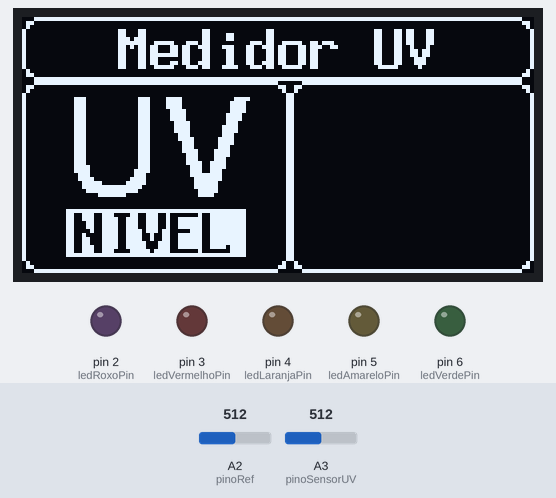
The sketch below on a simulated Arduino Uno, built with avr-gcc and run on an emulated ATmega328P. Parts: 128×64 one-colour display, output pins drawn as LEDs (lit = HIGH). The test bench sets the inputs (shaded band); at power-on: A2 (pinoRef) = 512, A3 (pinoSensorUV) = 512. What the sketch prints to the serial monitor is not drawn.

Above: at 1.2 s.
1.3 s: A2 (pinoRef) set to 716
At 2.6 s:
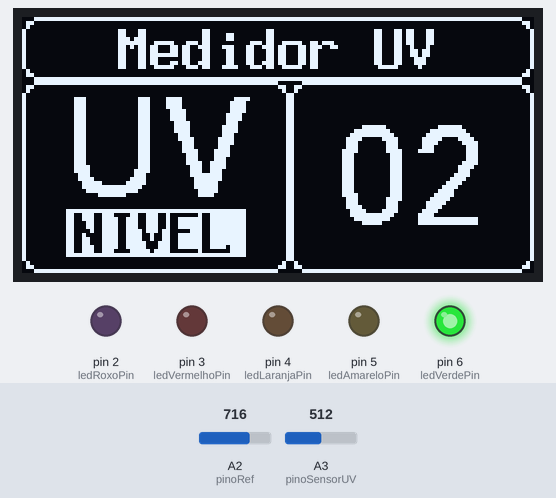
3.1 s: A2 (pinoRef) set to 511
At 4.0 s:
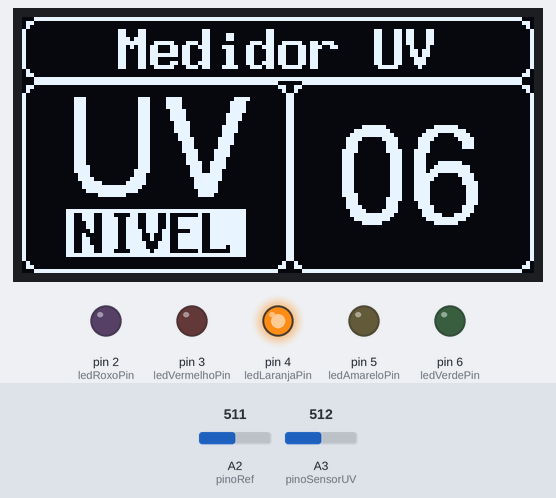
5.2 s: A2 (pinoRef) set to 306
At 6.7 s:
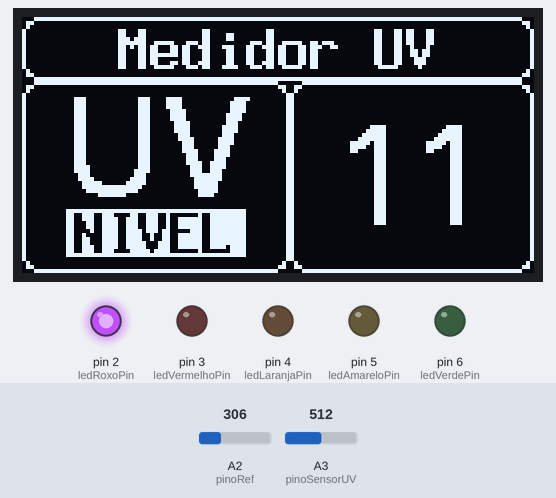
Timing chart, 0 to 8.2 s (numbered marks = the images above; inputs shaded):
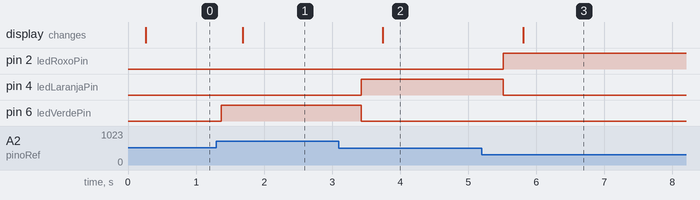

Measured:
- after the input at 1.3 s, pin 6 (ledVerdePin): LOW → HIGH after 0.07 s; the display: changes after 0.38 s (image 1)
- after the input at 3.1 s, pin 4 (ledLaranjaPin): LOW → HIGH after 0.32 s; pin 6 (ledVerdePin): HIGH → LOW after 0.32 s; the display: changes after 0.65 s (image 2)
- after the input at 5.2 s, pin 2 (ledRoxoPin): LOW → HIGH after 0.32 s; pin 4 (ledLaranjaPin): HIGH → LOW after 0.32 s; the display: changes after 0.61 s (image 3)

The sketch:

arduino.ino
```cpp
#include <U8glib.h>

int pinoSensorUV = A3, pinoRef = A2, pinoTemp = A2;
float valorSensorUV, tensaoConvertida, valorSensorRef, temperatura;
String nivelUV = "00";
const float BETA = 3950;

int ledVerdePin = 6;
int ledAmareloPin = 5;
int ledLaranjaPin = 4;
int ledVermelhoPin = 3;
int ledRoxoPin = 2;

U8GLIB_SSD1306_128X64 u8g(U8G_I2C_OPT_NO_ACK);

void setup(void) {
  Serial.begin(9600);
  pinMode(pinoSensorUV, INPUT);
  pinMode(pinoRef, INPUT);
  pinMode(ledVerdePin, OUTPUT);
  pinMode(ledAmareloPin, OUTPUT);
  pinMode(ledLaranjaPin, OUTPUT);
  pinMode(ledVermelhoPin, OUTPUT);
  pinMode(ledRoxoPin, OUTPUT);

  if ( u8g.getMode() == U8G_MODE_R3G3B2 )
    u8g.setColorIndex(255);
  else if (u8g.getMode() == U8G_MODE_GRAY2BIT )
    u8g.setColorIndex(3);
  else if (u8g.getMode() == U8G_MODE_BW )
    u8g.setColorIndex(1);
  else if (u8g.getMode() == U8G_MODE_HICOLOR )
    u8g.setHiColorByRGB(255, 255, 255);
}

void loop(void) {
  Nivel_UV();
  Mostrar_Nivel_UV();
  delay(200);
}

void Nivel_UV() {
  valorSensorUV = analogRead(pinoSensorUV);
  valorSensorRef = analogRead(pinoRef);

  float celsius = 1 / (log(1 / (1023. / valorSensorRef - 1)) / BETA + 1.0 / 298.15) - 273.15;

  if (celsius >= 0 && celsius <= 19.9) {
    nivelUV = "02";
    digitalWrite(ledVerdePin, HIGH);
    digitalWrite(ledAmareloPin, LOW);
    digitalWrite(ledLaranjaPin, LOW);
    digitalWrite(ledVermelhoPin, LOW);
    digitalWrite(ledRoxoPin, LOW);
  }
  else if (celsius >= 20.0 && celsius <= 24.9) {
    nivelUV = "04";
    digitalWrite(ledVerdePin, LOW);
    digitalWrite(ledAmareloPin, HIGH);
    digitalWrite(ledLaranjaPin, LOW);
    digitalWrite(ledVermelhoPin, LOW);
    digitalWrite(ledRoxoPin, LOW);
  }
  else if (celsius >= 25.0 && celsius <= 34.9) {
    nivelUV = "06";
    digitalWrite(ledVerdePin, LOW);
    digitalWrite(ledAmareloPin, LOW);
    digitalWrite(ledLaranjaPin, HIGH);
    digitalWrite(ledVermelhoPin, LOW);
    digitalWrite(ledRoxoPin, LOW);
  }
  else if (celsius >= 35.0 && celsius <= 40.0) {
    nivelUV = "09";
    digitalWrite(ledVerdePin, LOW);
    digitalWrite(ledAmareloPin, LOW);
    digitalWrite(ledLaranjaPin, LOW);
    digitalWrite(ledVermelhoPin, HIGH);
    digitalWrite(ledRoxoPin, LOW);
  }
  else if (celsius >= 40.0 && celsius <= 80.0){
    nivelUV = "11";
    digitalWrite(ledVerdePin, LOW);
    digitalWrite(ledAmareloPin, LOW);
    digitalWrite(ledLaranjaPin, LOW);
    digitalWrite(ledVermelhoPin, LOW);
    digitalWrite(ledRoxoPin, HIGH);
  }
  else {
    nivelUV = "";
    digitalWrite(ledVerdePin, LOW);
    digitalWrite(ledAmareloPin, LOW);
    digitalWrite(ledLaranjaPin, LOW);
    digitalWrite(ledVermelhoPin, LOW);
    digitalWrite(ledRoxoPin, LOW);
  }
  Serial.println(celsius);
}

void Mostrar_Nivel_UV() {
  u8g.firstPage();
  do {
    u8g.drawRFrame(0, 16, 67, 48, 4);
    u8g.drawRFrame(67, 16, 61, 48, 4);
    u8g.drawRFrame(0, 0, 128, 16, 4);
    u8g.drawBox(11, 48, 45, 12 );
    u8g.setFont(u8g_font_8x13B);
    u8g.setColorIndex(0);
    u8g.drawStr( 13, 59, "NIVEL");
    u8g.setColorIndex(1);

    u8g.drawStr( 24, 13, "Medidor UV");
    u8g.setFont(u8g_font_fur25);
    u8g.drawStr( 10, 45, "UV");
    u8g.setPrintPos(78, 52);
    u8g.print(nivelUV);
  } while ( u8g.nextPage() );
}
```
